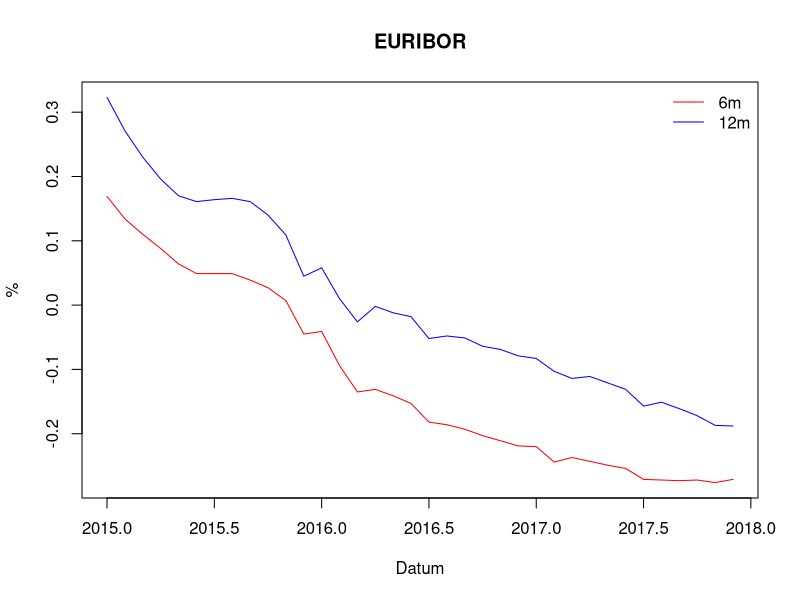
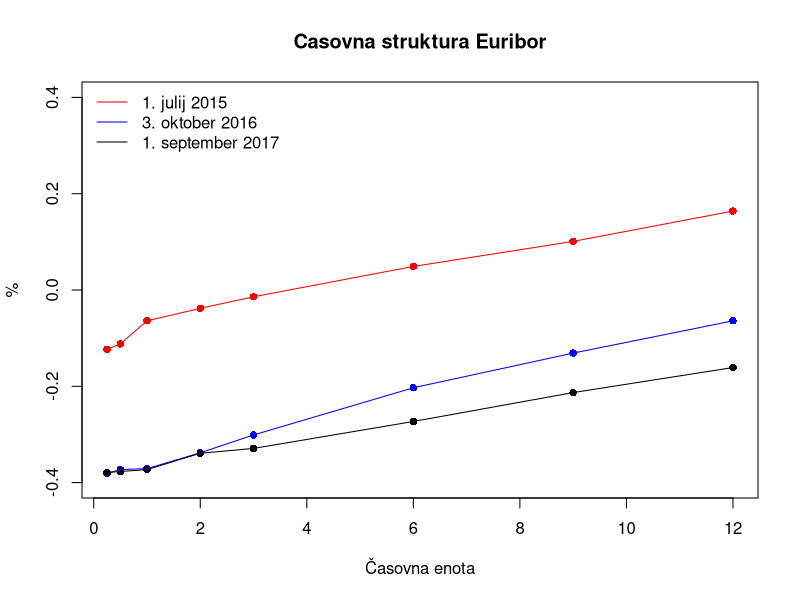
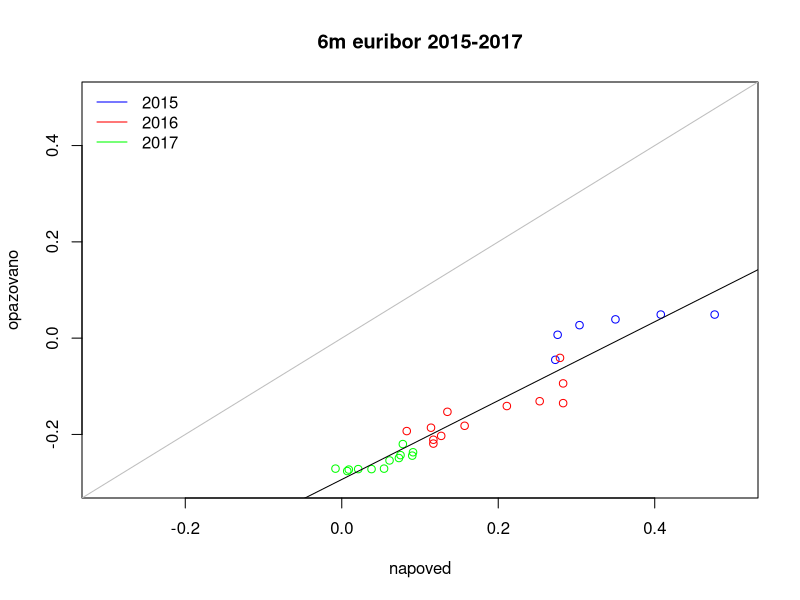
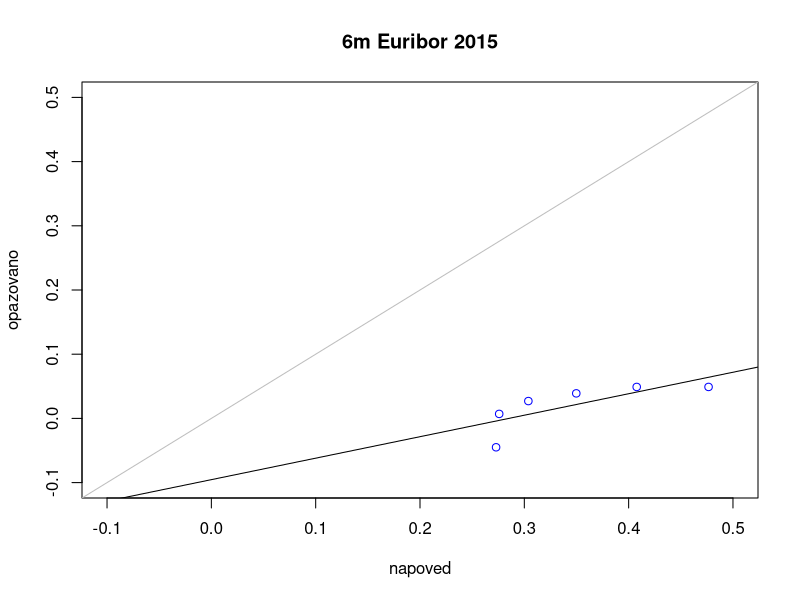
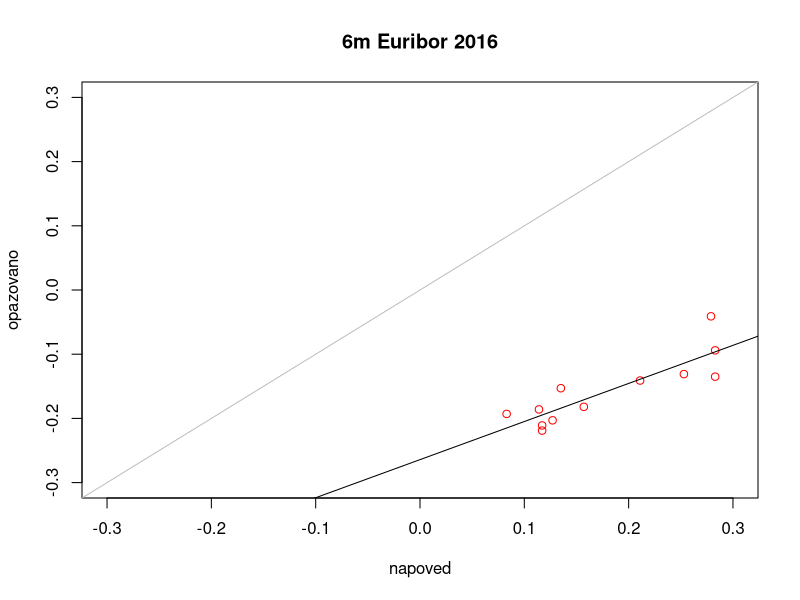
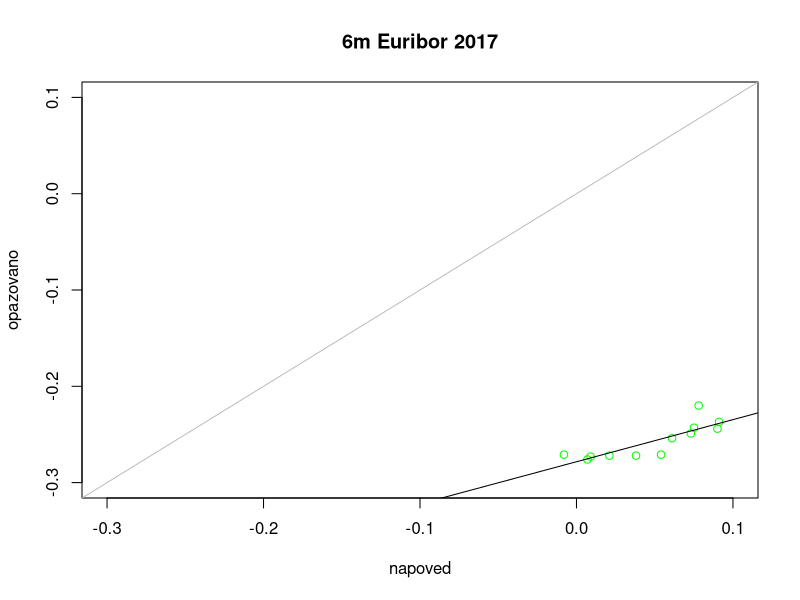

Reproduce these figures in R, in order.
# OBRESTNE KRIVULJE
# Finančni praktikum 2020/21
# Mitja Mandić

#prva naloga

euribor.15 <- read.table("prva_naloga/podatki/hist_EURIBOR_2015.csv", sep = ",", header = TRUE, row.names = 1, check.names = FALSE)
euribor.15 <- as.data.frame(t(euribor.15[,c(1, 22, 42, 64, 84, 104, 126, 149, 170, 192, 214, 235)]))
euribor.16 <- read.table("prva_naloga/podatki/hist_EURIBOR_2016.csv", sep = ",", header = TRUE, row.names = 1, check.names = FALSE)
euribor.16 <- as.data.frame(t(euribor.16[,c(1, 21, 42, 63, 84, 106, 128, 149, 172, 194, 215, 237)]))
euribor.17 <- read.table("prva_naloga/podatki/hist_EURIBOR_2017.csv", sep = ",", header = TRUE, row.names = 1, check.names = FALSE)
euribor.17 <- as.data.frame(t(euribor.17[,c(1, 23, 43, 66, 84, 106, 128, 149, 172, 193, 215, 237)]))

euribor <- rbind(euribor.15,euribor.16,euribor.17)

prva.c.6m <- ts(euribor[,"6m"], start = 2015, frequency = 12)
prva.c.12m <- ts(euribor[,"12m"], start = 2015, frequency = 12)

graf.ts <- ts.plot(prva.c.6m,prva.c.12m, gpars = list(xlab = "Datum", ylab = "%", col = c("red", "blue")))
legend("topright", bty="n", lty=c(1,1), col=c("red","blue"),
       legend=c("6m", "12m"))
title("EURIBOR")              

#druga naloga

#1. julij 2015, 3. oktober 2016, 1. september 2017

druga.b <- euribor[c("01/07/2015", "03/10/2016", "01/09/2017"),]
#druga.b <- as.data.frame(t(druga.b))
graf.druga.b <- plot(t(druga.b[1,]), ylim = c(-0.4, 0.4), col = c("red"),x=c(1/4,1/2,1,2,3,6,9,12), pch = 16, ylab = "%", xlab = "Časovna enota")
points(t(druga.b[2,]), col = c("blue"),pch = 16,x=c(1/4,1/2,1,2,3,6,9,12))
points(t(druga.b[3,]), col = c("black"),pch = 16,x=c(1/4,1/2,1,2,3,6,9,12))
lines(t(druga.b[1,]),col = c("red"),pch = 16,x=c(1/4,1/2,1,2,3,6,9,12))
lines(t(druga.b[2,]),col = c("blue"),pch = 16,x=c(1/4,1/2,1,2,3,6,9,12))
lines(t(druga.b[3,]),col = c("black"),pch = 16,x=c(1/4,1/2,1,2,3,6,9,12))
legend("topleft",bty="n",lty = c(1,1),col=c("red", "blue", "black"), legend=c("1. julij 2015", "3. oktober 2016", "1. september 2017"))
title("Casovna struktura Euribor")

#Vse krivulje so naraščajoče, torej imajo višjo donosnost pri kasnejših datumih zapadlosti, torej imajo normalno obliko.
#So precej položne in z izjemo leta 2015 skozi negativne.



#tretja naloga
T <- 6
U <- 12

euribor.tretja <- euribor[,c("6m","12m")]
euribor.tretja[,"terminska"] <- 2 * ((1 + euribor.tretja[,"12m"]/100)/(1 + 1/2 * euribor.tretja[,"6m"]/100) - 1)*100

napoved <- euribor.tretja[,"terminska"]
napoved[c(31,32,33,34,35,36)] <- 0
napoved[c(seq(7,36))] <- napoved[c(seq(1,30))]

napoved[c(1,2,3,4,5,6)] <- NA
euribor.tretja["napoved"] <- napoved

graf.3c <- plot(x=euribor.tretja[seq(6,12),"napoved"],y=euribor.tretja[seq(6,12),"6m"], xlim = c(-0.3,0.5), ylim = c(-0.3,0.5), type="p",
                xlab = "napoved", ylab = "opazovano",col = "blue")
points(x=euribor.tretja[seq(13,24),"napoved"],y=euribor.tretja[seq(13,24),"6m"], col = "red")
points(x=euribor.tretja[seq(25,36),"napoved"],y=euribor.tretja[seq(25,36),"6m"], col = "green")
lines(x = c(-0.5,0,5), y = c(-0.5,0,5), col = "grey")
legend("topleft",bty="n",lty = c(1,1),col=c("blue", "red", "green"), legend=c("2015", "2016", "2017"))
abline(lm(euribor.tretja[,"6m"]~euribor.tretja[,"napoved"]))
title("6m euribor 2015-2017")       

graf.3d.prva <- plot(x=euribor.tretja[seq(6,12),"napoved"],y=euribor.tretja[seq(6,12),"6m"], xlim = c(-0.1,0.5), ylim = c(-0.1,0.5), type="p",
                     xlab = "napoved", ylab = "opazovano",col = "blue")
abline(lm(euribor.tretja[seq(6,12),"6m"]~euribor.tretja[seq(6,12),"napoved"]))
lines(x = c(-0.5,0,5), y = c(-0.5,0,5), col = "grey")
title("6m Euribor 2015")

graf.3d.druga <- plot(x=euribor.tretja[seq(13,24),"napoved"],y=euribor.tretja[seq(13,24),"6m"], xlim = c(-0.3,0.3), ylim = c(-0.3,0.3), type="p",
                                     xlab = "napoved", ylab = "opazovano",col = "red")
abline(lm(euribor.tretja[seq(13,24),"6m"]~euribor.tretja[seq(13,24),"napoved"]))
lines(x = c(-0.5,0,5), y = c(-0.5,0,5), col = "grey")
title("6m Euribor 2016")

graf.3d.tretja <- plot(x=euribor.tretja[seq(25,36),"napoved"],y=euribor.tretja[seq(25,36),"6m"], xlim = c(-0.3,0.1), ylim = c(-0.3,0.1), type="p",
                       xlab = "napoved", ylab = "opazovano",col = "green")
abline(lm(euribor.tretja[seq(25,36),"6m"]~euribor.tretja[seq(25,36),"napoved"]))
lines(x = c(-0.5,0,5), y = c(-0.5,0,5), col = "grey")
title("6m Euribor 2017")

#odgovor 3.e
#Regresijska premica bi morala biti simetrala lihih kvadrantov, na kateri bi ležale vse narisane točke. Ker je napoved večj